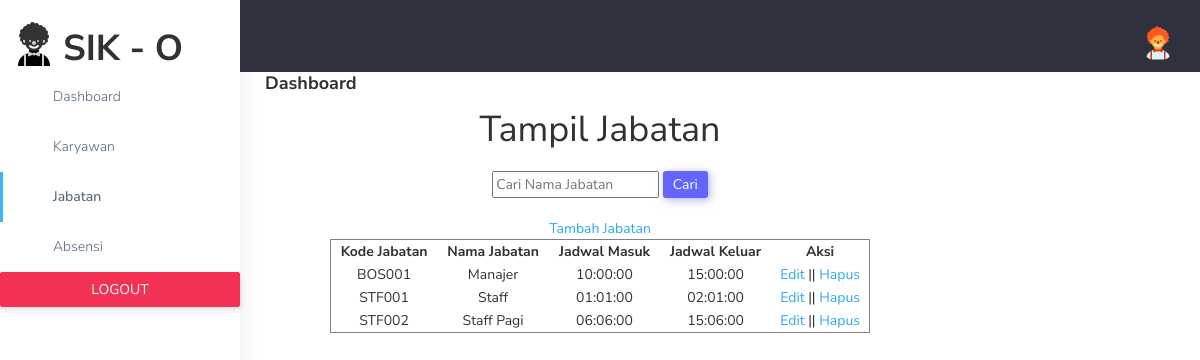
/jabatan.php, run on the app's committed database.
### tables this page shows
CREATE TABLE `jabatan` (
  `kd_jabatan` varchar(10) NOT NULL,
  `nama_jabatan` varchar(50) NOT NULL,
  `jadwal_masuk` time NOT NULL,
  `jadwal_keluar` time NOT NULL
);

### jabatan.php (the view, shortened to what this page needs)
<?php
    include_once('functions.php');
?>
<!DOCTYPE html>
<html lang="en">
<head>
    <link href="plugins/bower_components/chartist/dist/chartist.min.css" rel="stylesheet">
    <link rel="stylesheet" href="plugins/bower_components/chartist-plugin-tooltips/dist/chartist-plugin-tooltip.css">
    <link href="css/style.min.css" rel="stylesheet">
</head>
<body>
    <?= tbSb($_SESSION["nama"])?>
    <center>
    <h1>Tampil Jabatan</h1>
    <?= searchBar('jabatan','Nama Jabatan');?>
    <a href="tambah_jabatan.php">Tambah Jabatan</a>
        <table border="1" width="45%">
            <tr align="center">
                <th>Kode Jabatan</th>
                <th>Nama Jabatan</th>
                <th>Jadwal Masuk</th>
                <th>Jadwal Keluar</th>
                <th>Aksi</th>
            </tr>
            <?php
            if(isset($_POST["submit"])) {
                $db = dbConnect();
                if($db->connect_errno==0) {
                    $cari = $db->escape_string($_POST["search_name"]);
                    $res = $db->query("SELECT * FROM jabatan WHERE nama_jabatan LIKE '%$cari%'");
                    $data = $res->fetch_all(MYSQLI_ASSOC);
                    if($res->num_rows>0) {
                        foreach($data as $barisData) {
                        ?>
                            <tr align="center">
                                <td><?= $barisData["kd_jabatan"]?></td>
                                <td><?= $barisData["nama_jabatan"]?></td>
                                <td><?= $barisData["jadwal_masuk"]?></td>
                                <td><?= $barisData["jadwal_keluar"]?></td>
                                <td>
                                    <center>
                                        <a href="edit_jabatan.php?kd_jabatan=<?= $barisData['kd_jabatan']?>">Edit</a> ||
                                        <a href="hapus_jabatan.php?kd_jabatan=<?= $barisData['kd_jabatan']?>">Hapus</a>
                                    </center>
                                </td>
                            </tr>
                        <?php
                        }
                    } else {
                     ?>
                        <h2>Nama Jabatan '<?=$cari?>' Tidak Ditemukan</h2>
                    <?php
                    }
                } else {
                    echo "Koneksi Error ".(DEVELOPMENT ? $db->connect_errno. " : " .$db->connect_error : "");
                }
            } else {
                $db = dbConnect();
                if($db->connect_errno==0) {
                    $res = $db->query("SELECT * FROM jabatan");
                    $data = $res->fetch_all(MYSQLI_ASSOC);
                    if($res->num_rows>0) {
                        foreach($data as $barisData) {
                        ?>
                            <tr align="center">
                                <td><?= $barisData["kd_jabatan"]?></td>
                                <td><?= $barisData["nama_jabatan"]?></td>
                                <td><?= $barisData["jadwal_masuk"]?></td>
                                <td><?= $barisData["jadwal_keluar"]?></td>
                                <td>
                                    <center>
                                        <a href="edit_jabatan.php?kd_jabatan=<?= $barisData['kd_jabatan']?>">Edit</a> ||
                                        <a href="hapus_jabatan.php?kd_jabatan=<?= $barisData['kd_jabatan']?>">Hapus</a>
                                    </center>
                                </td>
                            </tr>
                        <?php
                        }
                    } else {
                     ?>
                        <h2>TABEL JABATAN MASIH KOSONG</h2>
                    <?php
                    }
                } else {
                    echo "Koneksi Error ".(DEVELOPMENT ? $db->connect_errno. " : " .$db->connect_error : "");
                }
            }
            ?>
        </table>
    </center>
</body>
</html>

### data on the page
jabatan: kd_jabatan "BOS001", nama_jabatan "Manajer", jadwal_masuk "10:00:00", jadwal_keluar "15:00:00"
jabatan: kd_jabatan "STF001", nama_jabatan "Staff", jadwal_masuk "01:01:00", jadwal_keluar "02:01:00"
jabatan: kd_jabatan "STF002", nama_jabatan "Staff Pagi", jadwal_masuk "06:06:00", jadwal_keluar "15:06:00"
